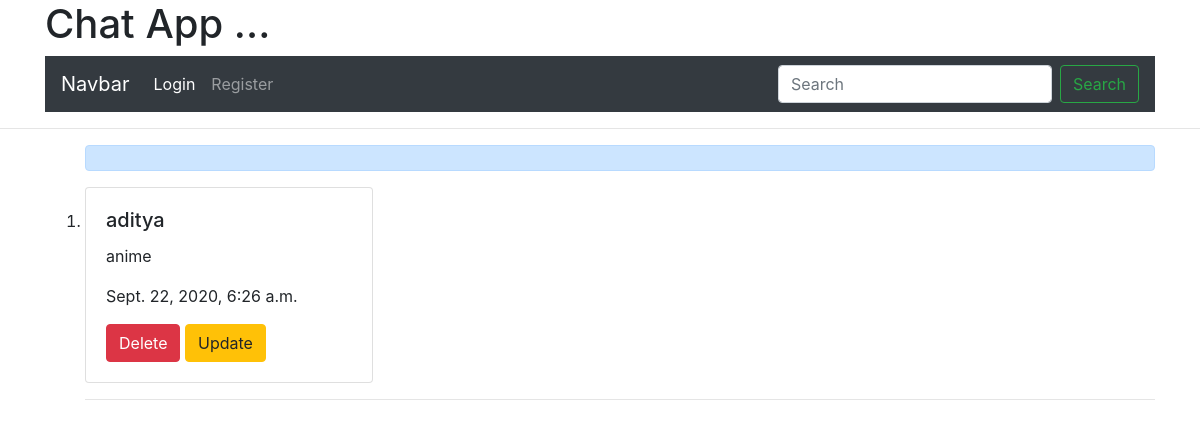
The page /user_post/?username=aditya on the database as committed earlier.
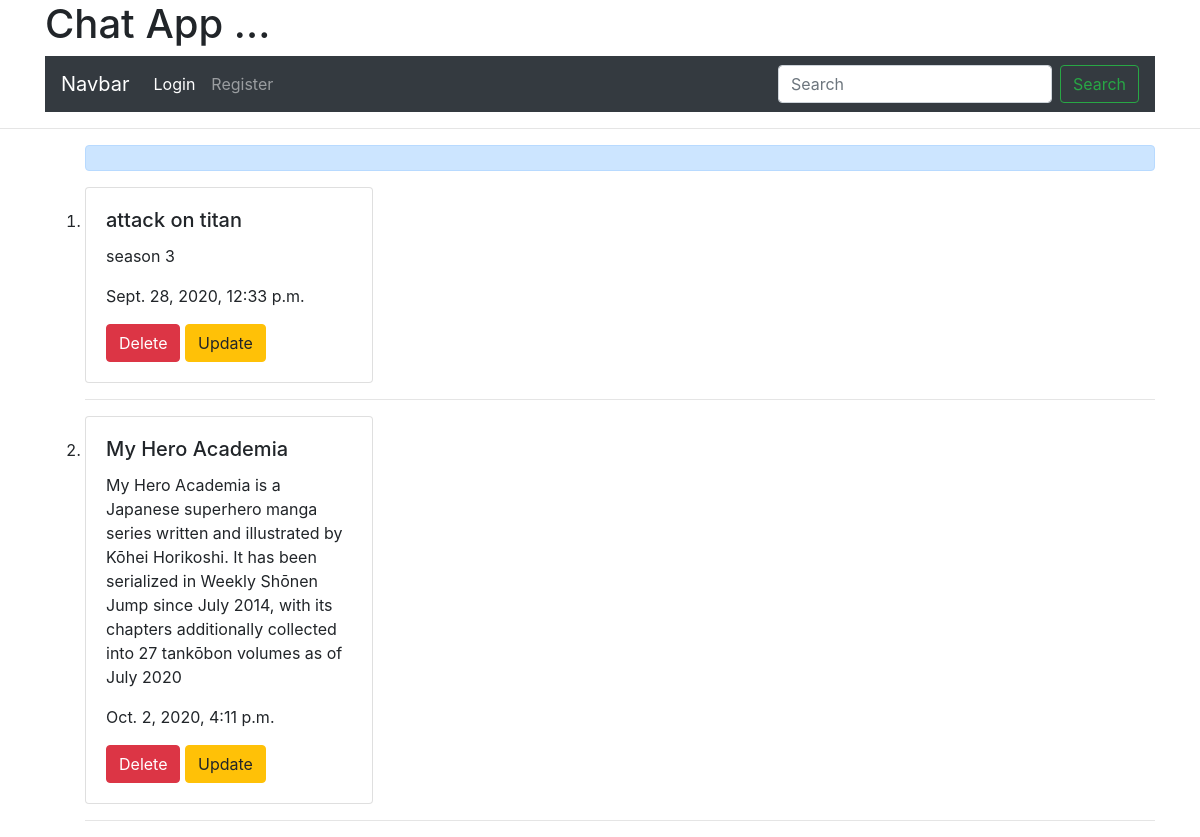
The same page on the database as committed later.
### chat/models.py (models this page shows, shortened)
class Full_chat(models.Model):
    user = models.ForeignKey(User, on_delete=models.CASCADE , null= True  )
    likes = models.ManyToManyField(User, related_name="tweet_user" , blank=True )
    content = models.TextField()
    follow = models.ManyToManyField(User, related_name="tweet_follow" , blank=True )
    message = models.TextField( null= True)
    images = models.ImageField(null=True , blank= True ,upload_to = "images/" )
    pub_date = models.DateTimeField(auto_now=False, auto_now_add=True, null=True)

### chat/views.py (the view)
# urls.py: path('user_post/', views.user_post , name='user_post') ,
def user_post(request) :
    chat = Full_chat.objects.all()
    username = request.GET.get('username')
    user_chat = chat.filter(user__username__iexact = username)
    context = {'user_chat':user_chat}
    return render(request, 'chat/user_post.html' ,context)

### templates/chat/user_post.html (shortened to what this page needs)
{% extends 'chat/base.html'%}
{% block content %}
<hr>
<div class="container nav-wrapper">
<ol>
       <div class="alert alert-primary" role="alert">
</div>
{% for chat in user_chat %}
 <li>
             <div class="card" style="width: 18rem;">
              <div class="card-body">
                <h5 class="card-title">{{ chat.content }}  </h5>
                <p class="card-text">{{ chat.message}}</p>
                  <p class="card-text">{{ chat.pub_date}}  </p>
                        <form action="/deleteChat/{{chat.id}}/"
                         style="display: inline;"
                         method="post">{% csrf_token %}
                        <input type="submit" value="Delete" class="btn btn-danger" />
                         </form>
                             <form action="/update_chat/{{chat.id}}/"
                             style="display: inline;"
                              method="post">{% csrf_token %}
                             <input type="submit" value="Update" class="btn btn-warning">
                             </form>
              </div>
            </div>
             <hr>
         </li>
         {% endfor %}
     </ol>
</div>
{% endblock content %}

Rows that differ between the two databases and show on the page:
no longer on this page (row edited): Full_chat: content "aditya", message "anime", pub_date "Sept. 22, 2020, 6:26 a.m."
added Full_chat: content "attack on titan", message "season 3", pub_date "Sept. 28, 2020, 12:33 p.m."
added Full_chat: content "My Hero Academia", message "My Hero Academia is a Japanese superhero manga series written and illustrated by Kōhei Horikoshi. It has been serialized in Weekly Shōnen Jump since July 2014, with its chapters additionally collected into 27 tankōbon volumes as of July 2020", pub_date "Oct. 2, 2020, 4:11 p.m."
